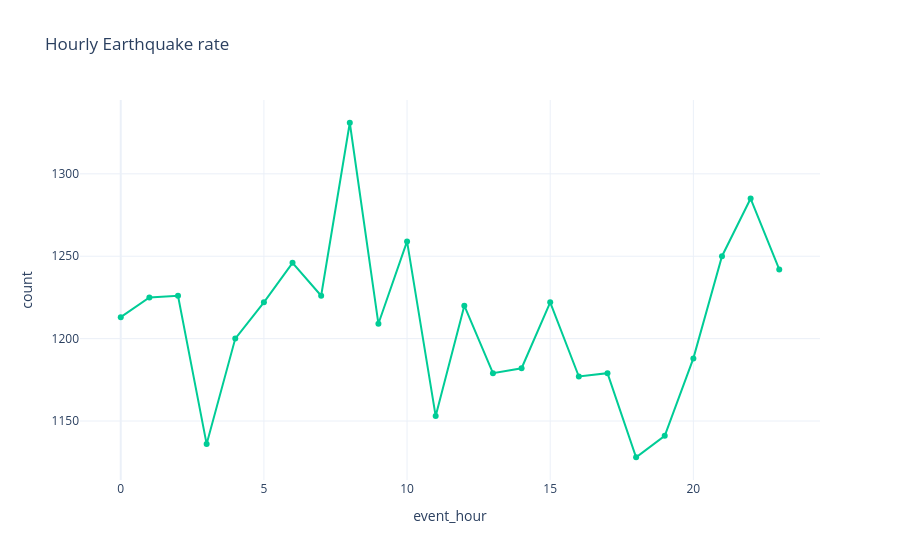

Notebook cell for this chart:
### Code cell
fig_line=px.line(
    hour_event,
    x='event_hour',
    y='count',
    title='Hourly Earthquake rate',
    template="plotly_white",
    markers=True,
    color_discrete_sequence=['#00cc96']
)
fig_line.show()

### Figure 1 — Plotly figure (JSON) as saved in the notebook; plotly's stock layout.template omitted (floating-point values rounded to 4 significant figures)
{"data": [{"hovertemplate": "event_hour=%{x}<br>count=%{y}<extra></extra>", "legendgroup": "", "line": {"color": "#00cc96", "dash": "solid"}, "marker": {"symbol": "circle"}, "mode": "lines+markers", "name": "", "orientation": "v", "showlegend": false, "type": "scatter", "x": [0, 1, 2, 3, 4, 5, 6, 7, 8, 9, 10, 11, 12, 13, 14, 15, 16, 17, 18, 19, 20, 21, 22, 23], "xaxis": "x", "y": [1213, 1225, 1226, 1136, 1200, 1222, 1246, 1226, 1331, 1209, 1259, 1153, 1220, 1179, 1182, 1222, 1177, 1179, 1128, 1141, 1188, 1250, 1285, 1242], "yaxis": "y"}], "layout": {"legend": {"tracegroupgap": 0}, "title": {"text": "Hourly Earthquake rate"}, "xaxis": {"anchor": "y", "domain": [0, 1], "title": {"text": "event_hour"}}, "yaxis": {"anchor": "x", "domain": [0, 1], "title": {"text": "count"}}}}
